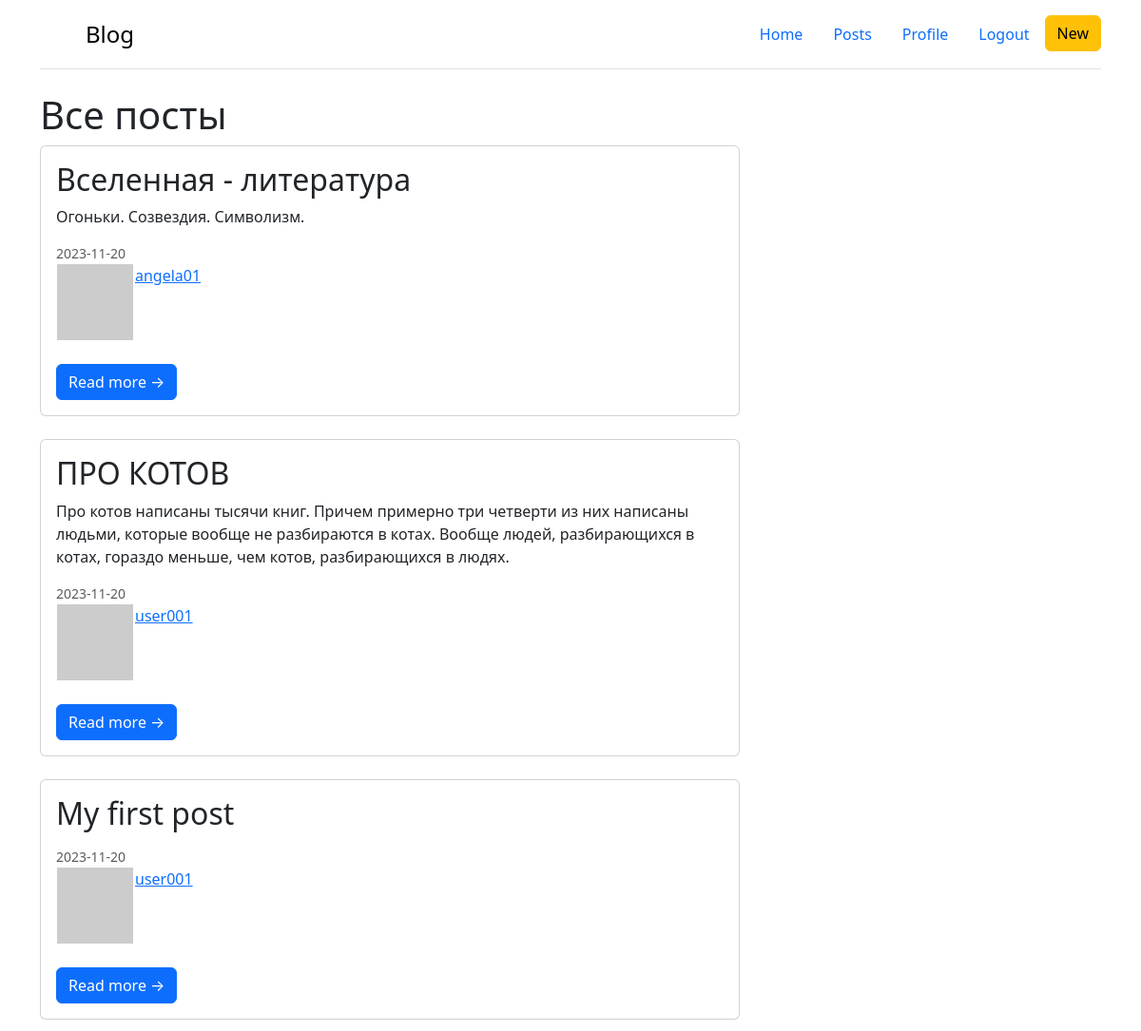
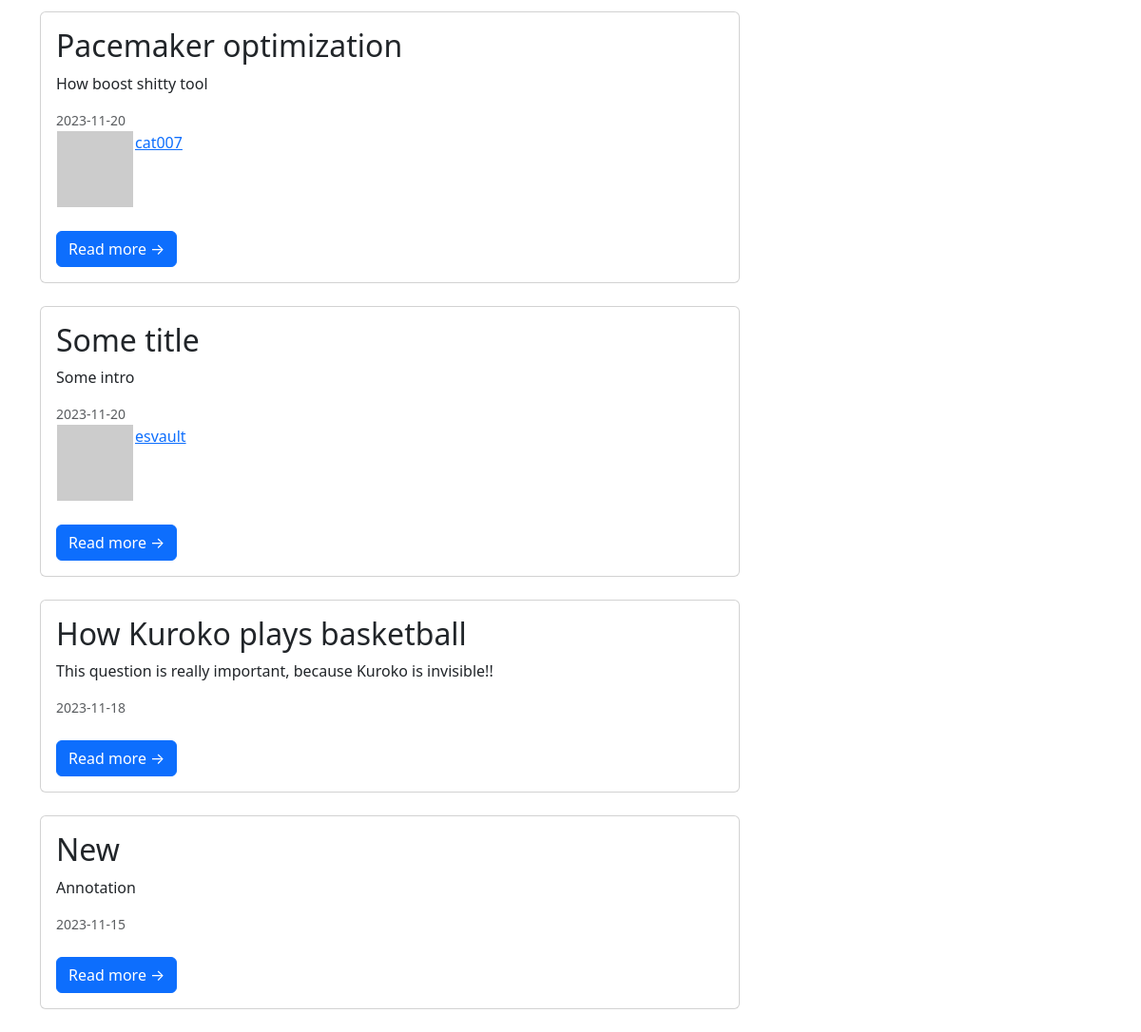
Page /posts (signed in) on the committed database (2 pictures, top to bottom).
### app/models.py (models this page shows, shortened)
class Article(db.Model):
    id    = db.Column(db.Integer, primary_key=True)
    title = db.Column(db.String(100), nullable=False)
    intro = db.Column(db.String(300), nullable=False)
    text  = db.Column(db.Text, nullable=False)
    date  = db.Column(db.DateTime, default=datetime.utcnow)
    user_id = db.Column(db.Integer, db.ForeignKey('user.id'))

class User(UserMixin, db.Model):
    id  = db.Column(db.Integer, primary_key=True)
    username = db.Column(db.String(64), index=True, unique=True)
    email = db.Column(db.String(120), index=True, unique=True)
    password_hash = db.Column(db.String(128))
    posts = db.relationship('Article', backref='author', lazy='dynamic')
    about_me = db.Column(db.String(140))
    last_seen = db.Column(db.DateTime, default=datetime.utcnow)
    followed = db.relationship(
        'User', secondary=followers,
        primaryjoin=(followers.c.follower_id == id),
        secondaryjoin=(followers.c.followed_id == id),
        backref=db.backref('followers', lazy='dynamic'),
        lazy='dynamic')
    def avatar(self, size):
        digest = md5(self.email.lower().encode('utf-8')).hexdigest()
        return 'https://www.gravatar.com/avatar/{}?d=identicon&s={}'.format(
            digest, size)

### app/routes.py (the view)
@app.route("/posts")
@login_required
def posts():
    articles = Article.query.order_by(Article.date.desc()).all()
    return render_template("posts.html", articles=articles)

### app/models.py (called while the page is built)
@login.user_loader
def load_user(id):
    return User.query.get(int(id))

### app/routes.py (called while the page is built)
@app.before_request
def before_request():
    if current_user.is_authenticated:
        current_user.last_seen = datetime.utcnow()
        db.session.commit()

### app/templates/posts.html (shortened to what this page needs)
{% extends 'base.html' %}
{% block body %}
    <h1> Все посты </h1>
    {% for post in articles %}
        {% include '_post.html' %}
    {% endfor %}
{% endblock %}

### app/templates/_post.html
<div class="row">
    <div class="col-lg-8">
        <div class="card mb-4">
            <div class="card-body">
                <h2 class="card-title">{{ post.title }}</h2>
                <p class="card-text">{{ post.intro }}</p>
                <div class="small text-muted">{{ post.date.date() }}</div>
                {% with author = post.author %}
                    {% if author %}
                        <table>
                            <tr valign="top">
                                <td><img src="{{ author.avatar(36) }}"></td>
                                <td><a href="{{ url_for('profile', username=author.username) }}">{{post.author.username}}</a></td>
                            </tr>
                        </table>
                    {% endif %}
                {% endwith %}<br>
                <a class="btn btn-primary" href='/posts/{{ post.id }}'>Read more →</a>
            </div>
        </div>
    </div>
</div>

### rows in the picture
Article: title "Вселенная - литература", intro "Огоньки. Созвездия. Символизм.", date "2023-11-20", author.username "angela01"
Article: title "ПРО КОТОВ", intro "Про котов написаны тысячи книг. Причем примерно три четверти из них написаны людьми, которые вообще не разбираются в котах. Вообще людей, разбирающихся в котах, гораздо меньше, чем котов, разбирающихся в людях.", date "2023-11-20", author.username "user001"
Article: title "My first post", date "2023-11-20", author.username "user001"
Article: title "Pacemaker optimization", intro "How boost shitty tool", date "2023-11-20", author.username "cat007"
Article: title "Some title", intro "Some intro", date "2023-11-20", author.username "esvault"
Article: title "How Kuroko plays basketball", intro "This question is really important, because Kuroko is invisible!!", date "2023-11-18"
Article: title "New", intro "Annotation", date "2023-11-15"
